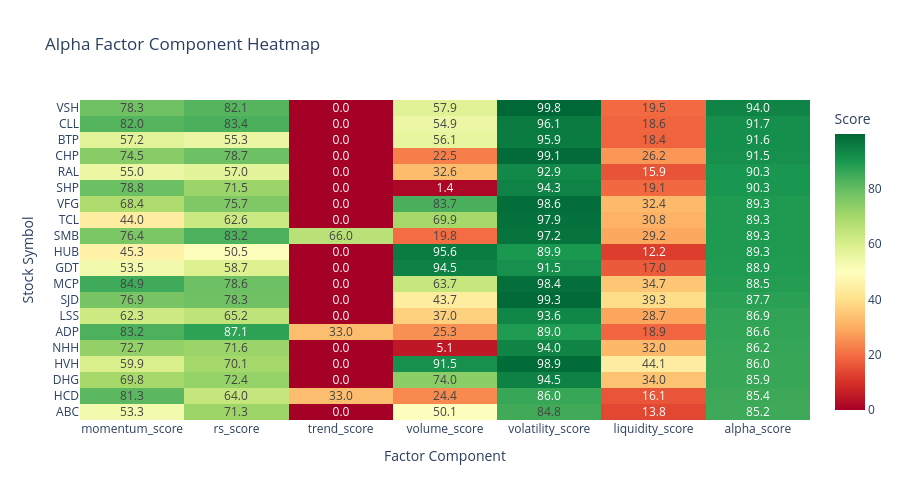

Notebook source saved alongside this figure:
### Markdown cell above
### 1.2 Alpha Factor Breakdown Heatmap
Bản đồ nhiệt cấu phần điểm số giúp kiểm tra chất lượng điểm Alpha. Bạn có thể nhanh chóng xem mã cổ phiếu có điểm cao là nhờ dòng tiền (volume), động lượng (momentum), xu hướng giá (trend), hay do biến động thấp (volatility contraction).

### Code cell
# Cell: Interactive Alpha Factor Breakdown Heatmap
from src.reporting.chart_factory import alpha_factor_heatmap

fig_heatmap = alpha_factor_heatmap(ranking, top_n=20)
fig_heatmap.show()

### Figure 1 — Plotly figure (JSON) as saved in the notebook; plotly's stock layout.template omitted (floating-point values rounded to 4 significant figures; data arrays with more than 128 entries replaced by an {"elided": "..."} marker saying what was removed)
{"data": [{"coloraxis": "coloraxis", "hovertemplate": "Factor Component: %{x}<br>Stock Symbol: %{y}<br>Score: %{z}<extra></extra>", "name": "0", "texttemplate": "%{z:.1f}", "type": "heatmap", "x": ["momentum_score", "rs_score", "trend_score", "volume_score", "volatility_score", "liquidity_score", "alpha_score"], "xaxis": "x", "y": ["VSH", "CLL", "BTP", "CHP", "RAL", "SHP", "VFG", "TCL", "SMB", "HUB", "GDT", "MCP", "SJD", "LSS", "ADP", "NHH", "HVH", "DHG", "HCD", "ABC"], "yaxis": "y", "z": {"elided": "20x7 float values"}}], "layout": {"coloraxis": {"autocolorscale": false, "colorbar": {"title": {"text": "Score"}}, "colorscale": [[0, "rgb(165,0,38)"], [0.1, "rgb(215,48,39)"], [0.2, "rgb(244,109,67)"], [0.3, "rgb(253,174,97)"], [0.4, "rgb(254,224,139)"], [0.5, "rgb(255,255,191)"], [0.6, "rgb(217,239,139)"], [0.7, "rgb(166,217,106)"], [0.8, "rgb(102,189,99)"], [0.9, "rgb(26,152,80)"], [1, "rgb(0,104,55)"]]}, "height": 500, "title": {"text": "Alpha Factor Component Heatmap"}, "xaxis": {"anchor": "y", "domain": [0, 1], "title": {"text": "Factor Component"}}, "yaxis": {"anchor": "x", "autorange": "reversed", "domain": [0, 1], "title": {"text": "Stock Symbol"}}}}
